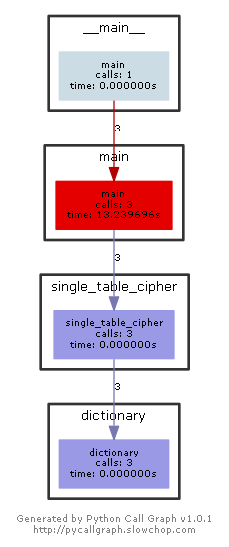

Reproduce this figure in Python.
# -*- coding: utf-8 -*-
from pycallgraph import Config
from pycallgraph import GlobbingFilter
from pycallgraph import PyCallGraph
from pycallgraph.output import GraphvizOutput


def dictionary(t1, t2, mode):
    table = {}
    if mode == 1:
        for i in range(26):
            table[t1[i]] = t2[i]
    else:
        for i in range(26):
            table[t2[i]] = t1[i]
    return table


def single_table_cipher(t1, t2, s, mode):
    result = ""
    code = dictionary(t1, t2, mode)

    if mode == 1:
        for i in s:
            result += code[i]
    else:
        for i in s:
            result += code[i]
    return result


def main():
    t1 = input("").strip()
    t2 = input("").strip()
    s = input("").strip()
    mode = int(input("").strip())

    result = single_table_cipher(t1, t2, s, mode)

    print(result)


if __name__ == "__main__":
    ############################################################################
    '''
        生成函数调用图
    '''
    config = Config()
    config.trace_filter = GlobbingFilter(
        include=[
            '*'
        ]
    )
    config.trace_filter = GlobbingFilter(
        exclude=['pycallgraph.*']
    )
    ############################################################################

    graphviz = GraphvizOutput()
    graphviz.output_file = '单表代替密码.png'
    with PyCallGraph(output=graphviz, config=config):
        for i in range(3):
            main()
